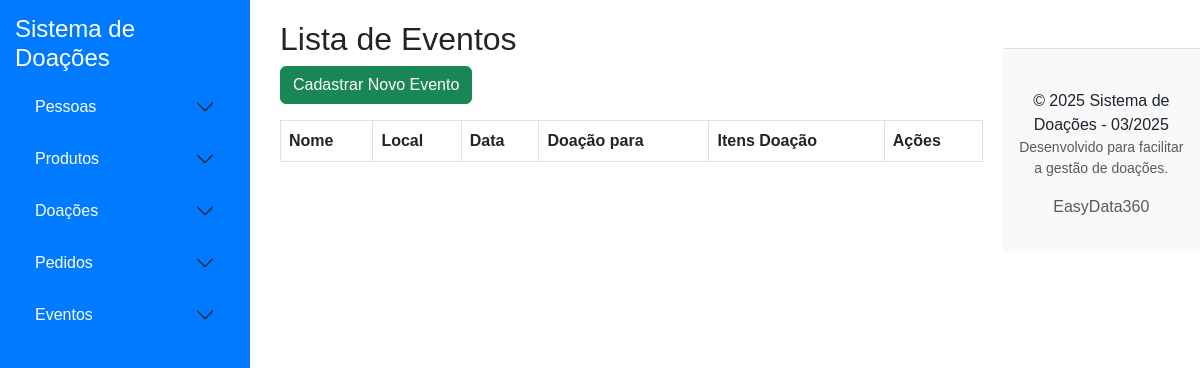
Before: /eventos with the older database file.
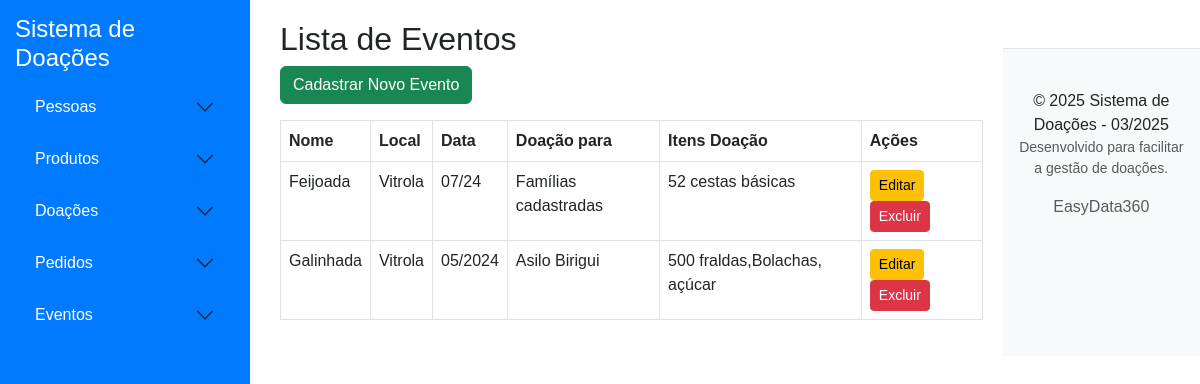
After: the same page with the newer database file.
### app/models/evento.py (models this page shows, shortened)
class Evento(db.Model):
    __tablename__ = 'eventos'
    id = db.Column(db.Integer, primary_key=True)
    nome = db.Column(db.String(100), nullable=False)
    local = db.Column(db.String(100), nullable=False)
    data = db.Column(db.String(10), nullable=False)  # Ex: "07/24"
    doacao_para = db.Column(db.String(255), nullable=False)
    doacao = db.Column(db.Text, nullable=False)

### app/controllers/evento_controller.py (the view)
def listar_eventos():
    eventos = Evento.query.order_by(Evento.data.desc()).all()
    return render_template('eventos/lista.html', eventos=eventos)

### app/templates/eventos/lista.html
{% extends 'base.html' %}
{% block content %}
<h2>Lista de Eventos</h2>
<a href="{{ url_for('cadastrar_evento') }}" class="btn btn-success mb-3">Cadastrar Novo Evento</a>
<table class="table table-bordered">
    <thead>
        <tr>
            <th>Nome</th>
            <th>Local</th>
            <th>Data</th>
            <th>Doação para</th>
            <th>Itens Doação</th>
            <th>Ações</th>
        </tr>
    </thead>
    <tbody>
        {% for evento in eventos %}
        <tr>
            <td>{{ evento.nome }}</td>
            <td>{{ evento.local }}</td>
            <td>{{ evento.data }}</td>
            <td>{{ evento.doacao_para }}</td>
            <td>{{ evento.doacao }}</td>
            <td>
                <a href="{{ url_for('editar_evento', id=evento.id) }}" class="btn btn-warning btn-sm">Editar</a>
                <form action="{{ url_for('excluir_evento', id=evento.id) }}" method="POST" style="display:inline;">
                    <button type="submit" class="btn btn-danger btn-sm">Excluir</button>
                </form>
            </td>
        </tr>
        {% endfor %}
    </tbody>
</table>
{% endblock %}

### app/templates/base.html (shortened to what this page needs)
<!DOCTYPE html>
<html lang="pt-br">
<head>
    <link href="https://cdn.jsdelivr.net/npm/bootstrap@5.3.0/dist/css/bootstrap.min.css" rel="stylesheet">
    <link rel="stylesheet" href="{{ url_for('static', filename='css/style.css') }}">
</head>
<body class="corpo">
    <div class="sidebar">
        <h4>Sistema de Doações</h4>
        <div class="accordion" id="menuAccordion">
            <div class="accordion-item">
                <h2 class="accordion-header" id="headingPessoas">
                    <button class="accordion-button collapsed" type="button" data-bs-toggle="collapse" data-bs-target="#collapsePessoas" aria-expanded="false" aria-controls="collapsePessoas">
                        Pessoas
                    </button>
                </h2>
            </div>
            <div class="accordion-item">
                <h2 class="accordion-header" id="headingProdutos">
                    <button class="accordion-button collapsed" type="button" data-bs-toggle="collapse" data-bs-target="#collapseProdutos" aria-expanded="false" aria-controls="collapseProdutos">
                        Produtos
                    </button>
                </h2>
            </div>
            <div class="accordion-item">
                <h2 class="accordion-header" id="headingDoacoes">
                    <button class="accordion-button collapsed" type="button" data-bs-toggle="collapse" data-bs-target="#collapseDoacoes" aria-expanded="false" aria-controls="collapseDoacoes">
                        Doações
                    </button>
                </h2>
            </div>
            <div class="accordion-item">
                <h2 class="accordion-header" id="headingPedidos">
                    <button class="accordion-button collapsed" type="button" data-bs-toggle="collapse" data-bs-target="#collapsePedidos" aria-expanded="false" aria-controls="collapsePedidos">
                        Pedidos
                    </button>
                </h2>
            </div>
            <div class="accordion-item">
                <h2 class="accordion-header" id="headingEventos">
                    <button class="accordion-button collapsed" type="button" data-bs-toggle="collapse" data-bs-target="#collapseEventos" aria-expanded="false" aria-controls="collapseEventos">
                        Eventos
                    </button>
                </h2>
            </div>
        </div>
    </div>
    <div class="content">
        {% block content %}{% endblock %}
    </div>
    <footer class="bg-light text-center py-3 mt-5 border-top">
        <div class="container">
            <br class="text-muted">&copy; 2025 Sistema de Doações - 03/2025 </br>
            <p class="text-muted small">Desenvolvido para facilitar a gestão de doações.</p>
            <p class="text-muted">EasyData360</p>
        </div>
    </footer>
</body>
</html>

### static/css/style.css (style rules this page uses)
body { font-family: Arial, sans-serif; }
footer { background-color: #f8f9fa; padding: 10px 0; }
body { display: flex; }
.sidebar { width: 250px; height: 100vh; background-color: #007bff; color: white; padding: 15px; position: fixed; }
.content { margin-left: 260px; padding: 20px; width: 100%; }

### app/templates/base.html (style rules this page uses)
body { overflow-x: hidden; }
.sidebar { width: 250px; height: 100vh; background-color: #007bff; color: white; padding: 15px; position: fixed; }
.content { margin-left: 260px; padding: 20px; }
.accordion-button { background-color: #007bff; color: white; }
.accordion-item { border: none; background-color: #007bff; }

Changed rows visible on the page:
added Evento: nome "Feijoada", local "Vitrola", data "07/24", doacao_para "Famílias cadastradas", doacao "52 cestas básicas"
added Evento: nome "Galinhada", local "Vitrola", data "05/2024", doacao_para "Asilo Birigui", doacao "500 fraldas,Bolachas, açúcar"
